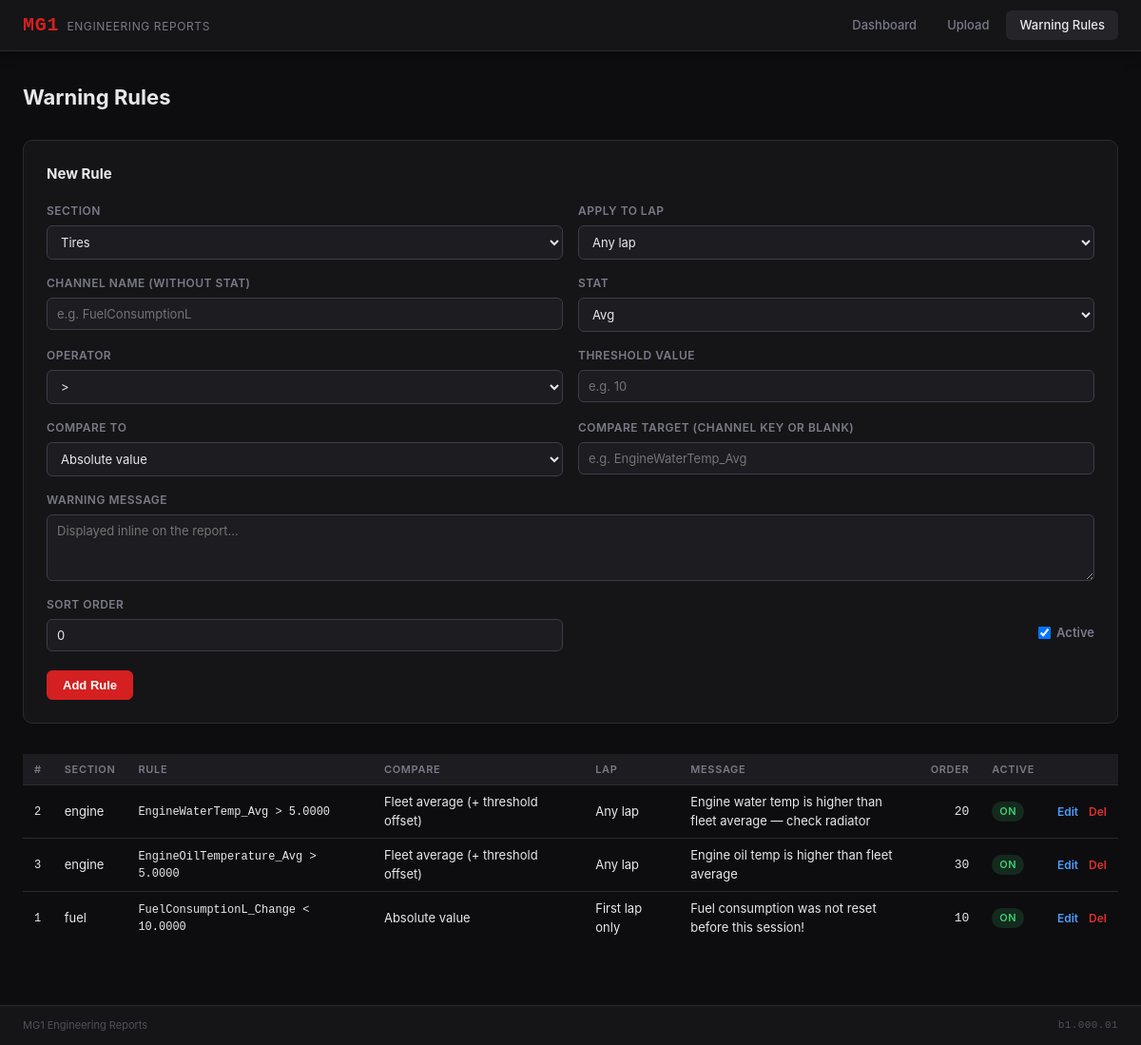
Page /admin_rules.php on the committed database.
### tables this page shows
CREATE TABLE IF NOT EXISTS warning_rules (
	id             INT UNSIGNED AUTO_INCREMENT PRIMARY KEY,
	chart_section  VARCHAR(50)  NOT NULL    COMMENT 'tires | fuel | performance | engine | life',
	channel        VARCHAR(100) NOT NULL    COMMENT 'Channel name without stat suffix',
	stat           VARCHAR(20)  NOT NULL    COMMENT 'Avg | Change | End | Max | Min | Info',
	operator       ENUM('>','<','>=','<=','=','!=') NOT NULL,
	threshold      DECIMAL(15,4)            COMMENT 'Absolute threshold (used when compare_to=absolute)',
	compare_to     ENUM('absolute','fleet_avg','prev_session','other_channel') NOT NULL DEFAULT 'absolute',
	compare_target VARCHAR(100)             COMMENT 'Fleet avg offset or other channel key',
	lap_filter     ENUM('any','first','last') NOT NULL DEFAULT 'any',
	message        TEXT         NOT NULL,
	active         TINYINT(1)   NOT NULL DEFAULT 1,
	sort_order     SMALLINT     NOT NULL DEFAULT 0,
	created_at     TIMESTAMP    DEFAULT CURRENT_TIMESTAMP,

	KEY idx_section (chart_section),
	KEY idx_active  (active)
);

### admin_rules.php (the view, shortened to what this page needs)
<?php
$db      = get_db();
$edit    = null;
$sections  = ['tires', 'fuel', 'performance', 'engine', 'life'];
$stats     = ['Avg', 'Change', 'End', 'Max', 'Min', 'Info'];
$operators = ['>', '<', '>=', '<=', '=', '!='];
$compare_opts = [
	'absolute'      => 'Absolute value',
	'fleet_avg'     => 'Fleet average (+ threshold offset)',
	'prev_session'  => 'Previous session',
	'other_channel' => 'Another channel',
];
$lap_filters = ['any' => 'Any lap', 'first' => 'First lap only', 'last' => 'Last lap only'];
$rules = $db->query(
	"SELECT * FROM warning_rules ORDER BY chart_section ASC, sort_order ASC, id ASC"
)->fetchAll();
?>
<!DOCTYPE html>
<html lang="en">
<head>
	<link rel="stylesheet" href="mg1.css">
</head>
<body>
<?php include __DIR__ . '/inc_header.php'; ?>
<main class="container">
	<div class="page-head">
		<h1>Warning Rules</h1>
	</div>
	<div class="card" style="margin-bottom:32px">
		<h2 style="font-size:15px;margin-bottom:18px">
			<?= $edit ? 'Edit Rule #' . (int)$edit['id'] : 'New Rule' ?>
		</h2>
		<form method="post">
			<div class="form-grid">
				<div class="form-group">
					<label for="r_section">Section</label>
					<select id="r_section" name="chart_section" required>
						<?php foreach ($sections as $s): ?>
						<option value="<?= $s ?>" <?= ($edit['chart_section'] ?? '') === $s ? 'selected' : '' ?>><?= ucfirst($s) ?></option>
						<?php endforeach; ?>
					</select>
				</div>
				<div class="form-group">
					<label for="r_lap">Apply to lap</label>
					<select id="r_lap" name="lap_filter">
						<?php foreach ($lap_filters as $v => $label): ?>
						<option value="<?= $v ?>" <?= ($edit['lap_filter'] ?? 'any') === $v ? 'selected' : '' ?>><?= $label ?></option>
						<?php endforeach; ?>
					</select>
				</div>
				<div class="form-group">
					<label for="r_channel">Channel name (without stat)</label>
					<input type="text" id="r_channel" name="channel" required
					       placeholder="e.g. FuelConsumptionL"
					       value="<?= htmlspecialchars($edit['channel'] ?? '') ?>">
				</div>
				<div class="form-group">
					<label for="r_stat">Stat</label>
					<select id="r_stat" name="stat" required>
						<?php foreach ($stats as $st): ?>
						<option value="<?= $st ?>" <?= ($edit['stat'] ?? '') === $st ? 'selected' : '' ?>><?= $st ?></option>
						<?php endforeach; ?>
					</select>
				</div>
				<div class="form-group">
					<label for="r_op">Operator</label>
					<select id="r_op" name="operator" required>
						<?php foreach ($operators as $op): ?>
						<option value="<?= $op ?>" <?= ($edit['operator'] ?? '') === $op ? 'selected' : '' ?>><?= $op ?></option>
						<?php endforeach; ?>
					</select>
				</div>
				<div class="form-group">
					<label for="r_thresh">Threshold value</label>
					<input type="number" id="r_thresh" name="threshold" step="any"
					       placeholder="e.g. 10"
					       value="<?= htmlspecialchars($edit['threshold'] ?? '') ?>">
				</div>
				<div class="form-group">
					<label for="r_cmp">Compare to</label>
					<select id="r_cmp" name="compare_to">
						<?php foreach ($compare_opts as $v => $label): ?>
						<option value="<?= $v ?>" <?= ($edit['compare_to'] ?? 'absolute') === $v ? 'selected' : '' ?>><?= $label ?></option>
						<?php endforeach; ?>
					</select>
				</div>
				<div class="form-group">
					<label for="r_target">Compare target (channel key or blank)</label>
					<input type="text" id="r_target" name="compare_target"
					       placeholder="e.g. EngineWaterTemp_Avg"
					       value="<?= htmlspecialchars($edit['compare_target'] ?? '') ?>">
				</div>
				<div class="form-group form-full">
					<label for="r_msg">Warning message</label>
					<textarea id="r_msg" name="message" required
					          placeholder="Displayed inline on the report…"><?= htmlspecialchars($edit['message'] ?? '') ?></textarea>
				</div>
				<div class="form-group">
					<label for="r_order">Sort order</label>
					<input type="number" id="r_order" name="sort_order"
					       value="<?= (int)($edit['sort_order'] ?? 0) ?>">
				</div>
				<div class="form-group" style="justify-content:flex-end;flex-direction:row;align-items:center;gap:10px;padding-top:20px">
					<label style="font-size:13px;color:var(--text-muted);display:flex;align-items:center;gap:6px;text-transform:none;letter-spacing:0">
						<input type="checkbox" name="active" value="1" <?= ($edit['active'] ?? 1) ? 'checked' : '' ?>>
						Active
					</label>
				</div>
			</div>
			<div style="margin-top:20px;display:flex;gap:10px">
				<button type="submit" class="btn btn-primary">
					<?= $edit ? 'Save Changes' : 'Add Rule' ?>
				</button>
			</div>
		</form>
	</div>
	<?php if (empty($rules)): ?>
	<p class="muted">No rules defined yet.</p>
	<?php else: ?>
	<table class="data-table">
		<thead>
			<tr>
				<th>#</th>
				<th>Section</th>
				<th>Rule</th>
				<th>Compare</th>
				<th>Lap</th>
				<th>Message</th>
				<th class="num">Order</th>
				<th>Active</th>
				<th></th>
			</tr>
		</thead>
		<tbody>
			<?php foreach ($rules as $r): ?>
			<tr>
				<td class="mono"><?= (int)$r['id'] ?></td>
				<td><?= htmlspecialchars($r['chart_section']) ?></td>
				<td class="mono">
					<?= htmlspecialchars($r['channel'] . '_' . $r['stat']) ?>
					<?= htmlspecialchars($r['operator']) ?>
					<?= $r['threshold'] !== null ? htmlspecialchars($r['threshold']) : '—' ?>
				</td>
				<td><?= htmlspecialchars($compare_opts[$r['compare_to']] ?? $r['compare_to']) ?></td>
				<td><?= htmlspecialchars($lap_filters[$r['lap_filter']] ?? $r['lap_filter']) ?></td>
				<td style="max-width:260px;white-space:normal"><?= htmlspecialchars($r['message']) ?></td>
				<td class="num"><?= (int)$r['sort_order'] ?></td>
				<td>
					<a href="admin_rules.php?action=toggle&id=<?= (int)$r['id'] ?>"
					   class="badge <?= $r['active'] ? 'badge-complete' : 'badge-pending' ?>">
						<?= $r['active'] ? 'On' : 'Off' ?>
					</a>
				</td>
				<td style="white-space:nowrap">
					<a href="admin_rules.php?action=edit&id=<?= (int)$r['id'] ?>" class="link-action">Edit</a>
					<a href="admin_rules.php?action=delete&id=<?= (int)$r['id'] ?>"
					   class="link-action" style="color:var(--error)"
					   onclick="return confirm('Delete this rule?')">Del</a>
				</td>
			</tr>
			<?php endforeach; ?>
		</tbody>
	</table>
	<?php endif; ?>
</main>
<?php include __DIR__ . '/inc_footer.php'; ?>
</body>
</html>

### inc_header.php
<?php
$_current_page = basename($_SERVER['PHP_SELF']);
?>
<header class="site-header">
	<div class="header-inner">
		<a href="index.php" class="site-logo">
			<span class="logo-mg1">MG1</span>
			<span class="logo-sub">Engineering Reports</span>
		</a>
		<nav class="site-nav">
			<a href="index.php"      <?= $_current_page === 'index.php'       ? 'class="active"' : '' ?>>Dashboard</a>
			<a href="upload.php"     <?= $_current_page === 'upload.php'      ? 'class="active"' : '' ?>>Upload</a>
			<a href="admin_rules.php"<?= $_current_page === 'admin_rules.php' ? 'class="active"' : '' ?>>Warning Rules</a>
		</nav>
	</div>
</header>

### inc_footer.php
<footer class="site-footer">
	<span class="footer-name">MG1 Engineering Reports</span>
	<span class="footer-version"><?= defined('MG1_VERSION') ? MG1_VERSION : '' ?></span>
</footer>

### rows in the picture
warning_rules: id "2", chart_section "engine", channel+stat "EngineWaterTemp_Avg", operator ">", threshold "5.0000", compare_to "Fleet average (+ threshold offset)", lap_filter "Any lap", message "Engine water temp is higher than fleet average — check radiator", sort_order "20", active "ON"
warning_rules: id "3", chart_section "engine", channel+stat "EngineOilTemperature_Avg", operator ">", threshold "5.0000", compare_to "Fleet average (+ threshold offset)", lap_filter "Any lap", message "Engine oil temp is higher than fleet average", sort_order "30", active "ON"
warning_rules: id "1", chart_section "fuel", channel+stat "FuelConsumptionL_Change", operator "<", threshold "10.0000", compare_to "Absolute value", lap_filter "First lap only", message "Fuel consumption was not reset before this session!", sort_order "10", active "ON"

### other values in the picture
MG1_VERSION "b1.000.01"
form field chart_section "Tires"
form field lap_filter "Any lap"
form field stat "Avg"
form field operator ">"
form field compare_to "Absolute value"
